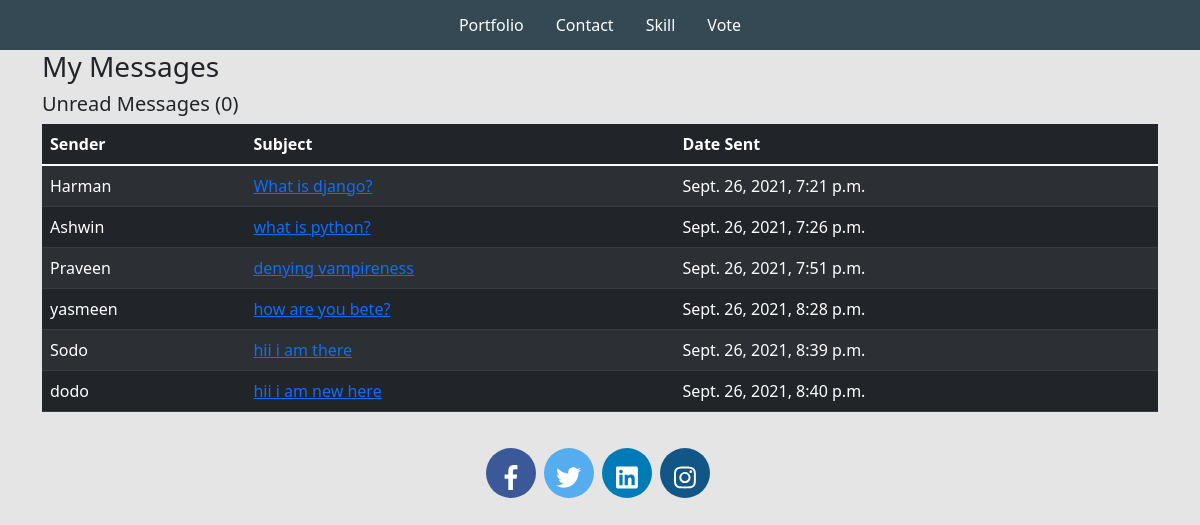
Screenshot of /inbox/ with the database file from the repository.
### base/models.py (models this page shows, shortened)
class Message(models.Model):
    name = models.CharField(max_length=200, null=True)
    email = models.EmailField(max_length=250)
    subject = models.CharField(max_length=250, null=True)
    body = models.TextField()
    is_read = models.BooleanField(default=False)
    created = models.DateTimeField(auto_now_add=True)
    id = models.UUIDField(default=uuid.uuid4, unique=True, primary_key=True, editable=False)

### base/views.py (the view)
# urls.py: path('inbox/', views.inboxPage, name='inbox'),
def inboxPage(request):
    inbox = Message.objects.all().order_by('is_read')
    unread_count = Message.objects.filter(is_read=False).count()
    context = {'inbox':inbox, 'unread_count':unread_count}
    return render(request, 'base/inbox.html', context)

### base/templates/base/inbox.html
{% extends 'base/main.html' %}
{% load static %}
{% block content %}
<div class="container">
    <h3>My Messages</h3>
    <h5>Unread Messages ({{unread_count}})</h5>
    <table class="table table-dark table-striped">
        <thead>
            <tr>
                <th>Sender</th>
                <th>Subject</th>
                <th>Date Sent</th>
            </tr>
        </thead>
        <tbody>
            {% for message in inbox %}
            {% if message.is_read %}
            <tr>
            {% else %}
            <tr style="font-weight: 900;">
            {% endif %}
                <td>{{message.name}}</td>
                <td><a href="{% url 'message' message.id %}">{{message.subject}}</a></td>
                <td>{{message.created}}</td>
            </tr>
            {% endfor %}
        </tbody>
    </table>
</div>
{% endblock content %}

### static/styles/main.css (style rules this page uses)
.main { background-color: #e5e5e5; }

### rows the page displays
Message: name "Harman", subject "What is django?", created "Sept. 26, 2021, 7:21 p.m."
Message: name "Ashwin", subject "what is python?", created "Sept. 26, 2021, 7:26 p.m."
Message: name "Praveen", subject "denying vampireness", created "Sept. 26, 2021, 7:51 p.m."
Message: name "yasmeen", subject "how are you bete?", created "Sept. 26, 2021, 8:28 p.m."
Message: name "Sodo", subject "hii i am there", created "Sept. 26, 2021, 8:39 p.m."
Message: name "dodo", subject "hii i am new here", created "Sept. 26, 2021, 8:40 p.m."

### other values shown
{{ unread_count }} "0"
